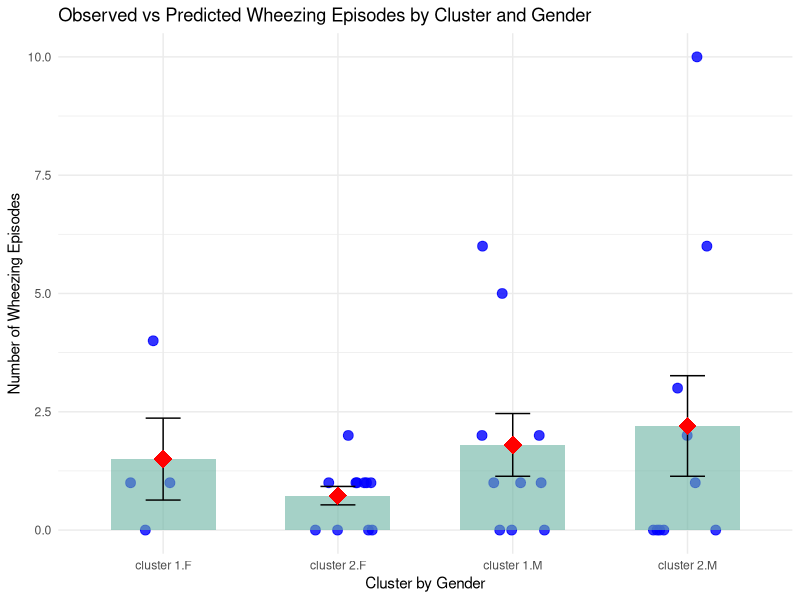

Reproduce this figure in R.
# ======================================
# AERIAL Project – Figure S11
# ======================================
# Author: Jose Caparros Martin, PhD
# Email: joseantonio.caparrosmartin@uwa.edu.au
# License: MIT
# Date: 2025-08-05


# --------- Load Required Libraries ---------
library(MASS)
library(ggeffects)
library(AER)
library(ggplot2)
library(dplyr)
library(emmeans)

# --------- Load Input Data ---------
metadata_cross2 <- read.csv("data/metadata_cross_shann_dirichlet.csv", sep = ";")

metadata_cross2_sensi <- metadata_cross2[-13,]
metadata_cross2_sensi$Endotype_label <- as.factor(metadata_cross2_sensi$Endotype_label)
metadata_cross2_sensi$gender <- as.factor(metadata_cross2_sensi$gender)
# ====================================================
# Model 1: Negative Binomial Adjusted for Gender
# ====================================================
nb_model2 <- glm.nb(nwheezing ~ Endotype_label * gender, data = metadata_cross2_sensi)

summary(nb_model2)

# Check dispersion
dispersion_nb2 <- sum(residuals(nb_model2, type = "pearson")^2) / nb_model2$df.residual
cat("Dispersion ratio:", dispersion_nb2, "\n")  # Should be ~1

exp(coef(nb_model2))              # IRRs
exp(confint(nb_model2))          # 95% CIs

# ====================================================
# Generate Predicted vs Observed Plot
# ====================================================
# Extract model frame (actual data used)
model_data <- model.frame(nb_model2)

# Add predicted values
model_data$predicted <- predict(nb_model2, type = "response")

# Group-level means for plotting
summary_data <- model_data %>%
  group_by(Endotype_label, gender) %>%
  summarise(
    mean_obs = mean(nwheezing, na.rm = TRUE),
    se_obs = sd(nwheezing, na.rm = TRUE) / sqrt(n()),
    mean_pred = mean(predicted, na.rm = TRUE),
    .groups = "drop"
  )

# Plot: Observed vs Predicted Wheeze Episodes
pdf("figures/FigS11.pdf", 8, 8)
ggplot(model_data, aes(x = interaction(Endotype_label, gender), y = nwheezing)) +
  geom_jitter(
    position = position_jitter(width = 0.2, height = 0),
    alpha = 0.8,
    size = 3,
    color = "blue"
  ) +
  stat_summary(
    fun = mean,
    geom = "bar",
    fill = "#69b3a2",
    alpha = 0.6,
    width = 0.6
  ) +
  stat_summary(
    fun.data = mean_se,
    geom = "errorbar",
    width = 0.2,
    color = "black"
  ) +
  geom_point(aes(y = predicted), shape = 18, size = 6, color = "red") +
  labs(
    x = "Cluster by Gender",
    y = "Number of Wheezing Episodes",
    title = "Observed vs Predicted Wheezing Episodes by Cluster and Gender"
  ) +
  theme_minimal()
dev.off()

# ====================================================
# Marginal Means and Contrast Test (Dunnett)
# ====================================================
emm <- emmeans(nb_model2, ~ Endotype_label | gender)

# Pairwise comparisons using Dunnett adjustment
contrast_results <- contrast(emm, method = "trt.vs.ctrl", adjust = "dunnett")
print(summary(contrast_results))
